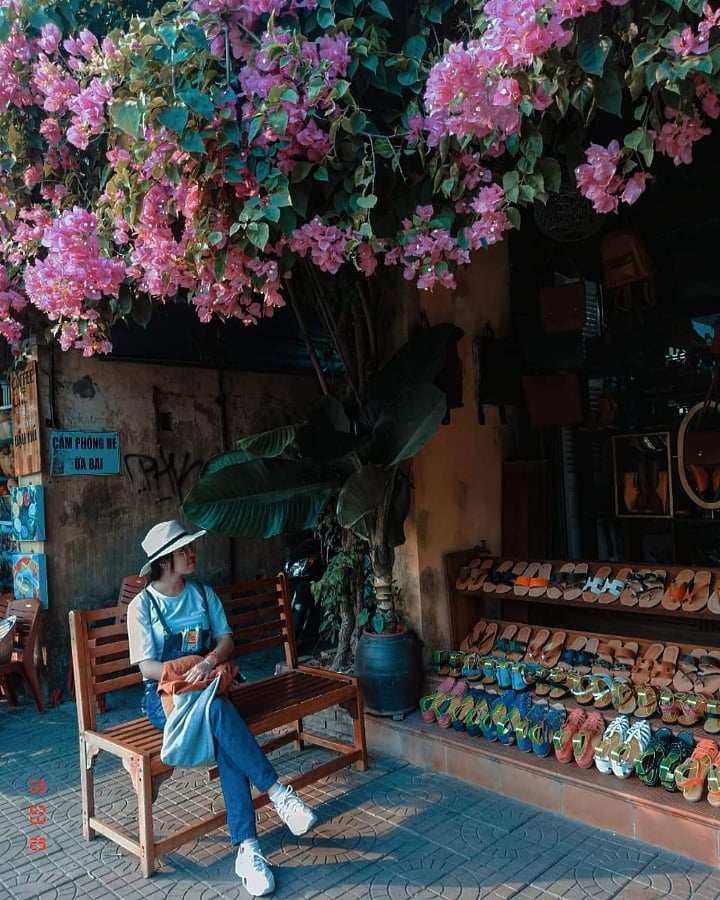
#> input picture nanana.jpg, 720 x 900 px
$ python bai8.py
#> lines starting #> are read from the running program, lines starting #| are printed output that depends on the picture
import cv2
image = cv2.imread('nanana.jpg',0)
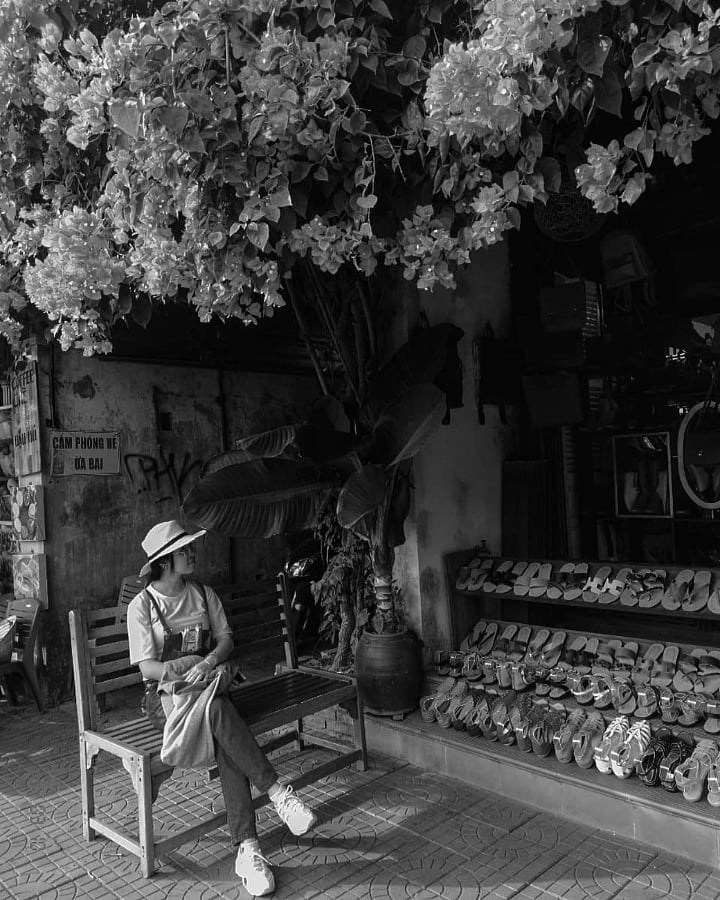
#> image: shape (900, 720); min 0, max 255, mean 62.1
cv2.imshow('image',image)
cv2.waitKey(0)
cv2.destroyAllWindows()
#> (the run stopped early here; a loop or call above may not have finished)
